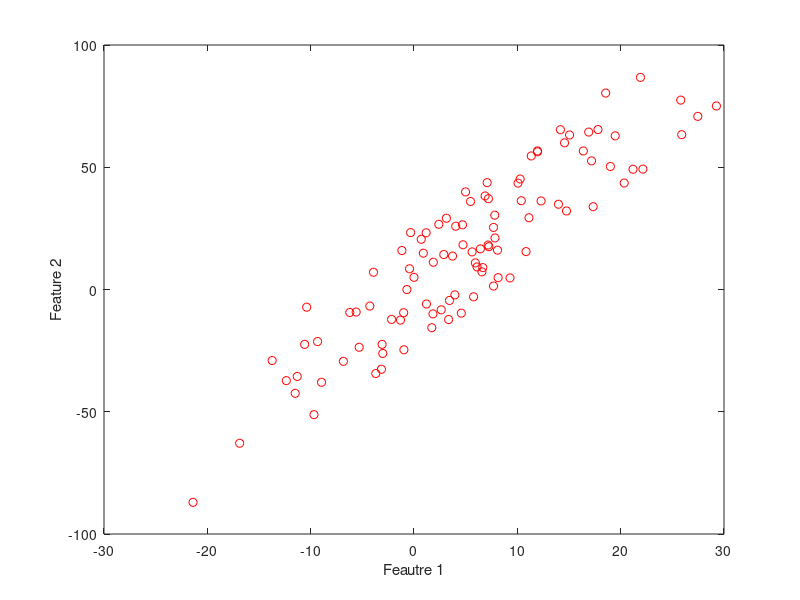
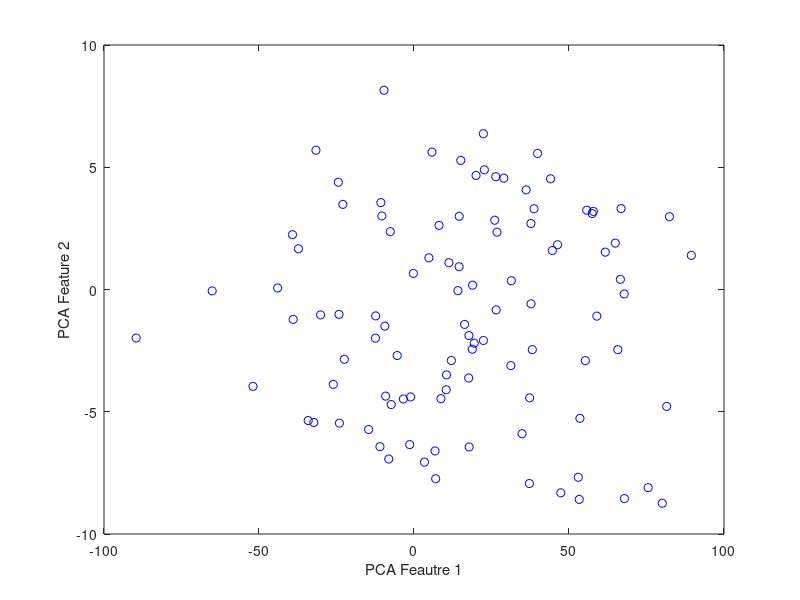

Here is the MATLAB script that generated these plots, in order:
clear all
close all

% Create a 100 data samples, each contains 2 features, the features follows
% 2D Gaussian distribution

F1=normrnd(5,10,[1, 100]); % the first feature F1 follows a Gaussian distribution
F2=3*F1+(rand(1,100)-0.5)*50; % the second feature F2 has a linear relationship with F1.

figure,plot(F1, F2,'or');  % plot the data samples using feature F1 and F2.
xlabel('Feautre 1'); ylabel('Feature 2');


% Reduce the dimensionality from 2 to 1 using PCA

X=[F1', F2']; % Feature matrix X is 100 (instances) by 2 (features).

% Calculate PCA: you can also directly use built-in function "pca"

meanX=mean(X);                 % Calulate mean of feature X, 2 values-> one mean for each feature
difX=X-repmat(meanX, 100,1);   % Subtract the mean from the original feature values
covX=difX'*difX;               % Calculate the corvaiance matrix of X
[eigenVectors,eigenValues]=eig(covX);  % Eigen value decomposition, These eigen vectors are arranged from the least to the most significant
eigenVectors=eigenVectors(:,end:-1:1)

%Visualise the PCA component of eigenVectors 2

projectedF1=eigenVectors(:,1)'* X';   % Calculate new projected feature 1: 1x2 eigenVector multiply by 2x100 data samples
projectedF2=eigenVectors(:,2)'* X';   % Calculate new projected feature 2. 

figure,plot(projectedF1, projectedF2,'ob');  % plot the data samples using feature F1 and F2.
xlabel('PCA Feautre 1'); ylabel('PCA Feature 2');



